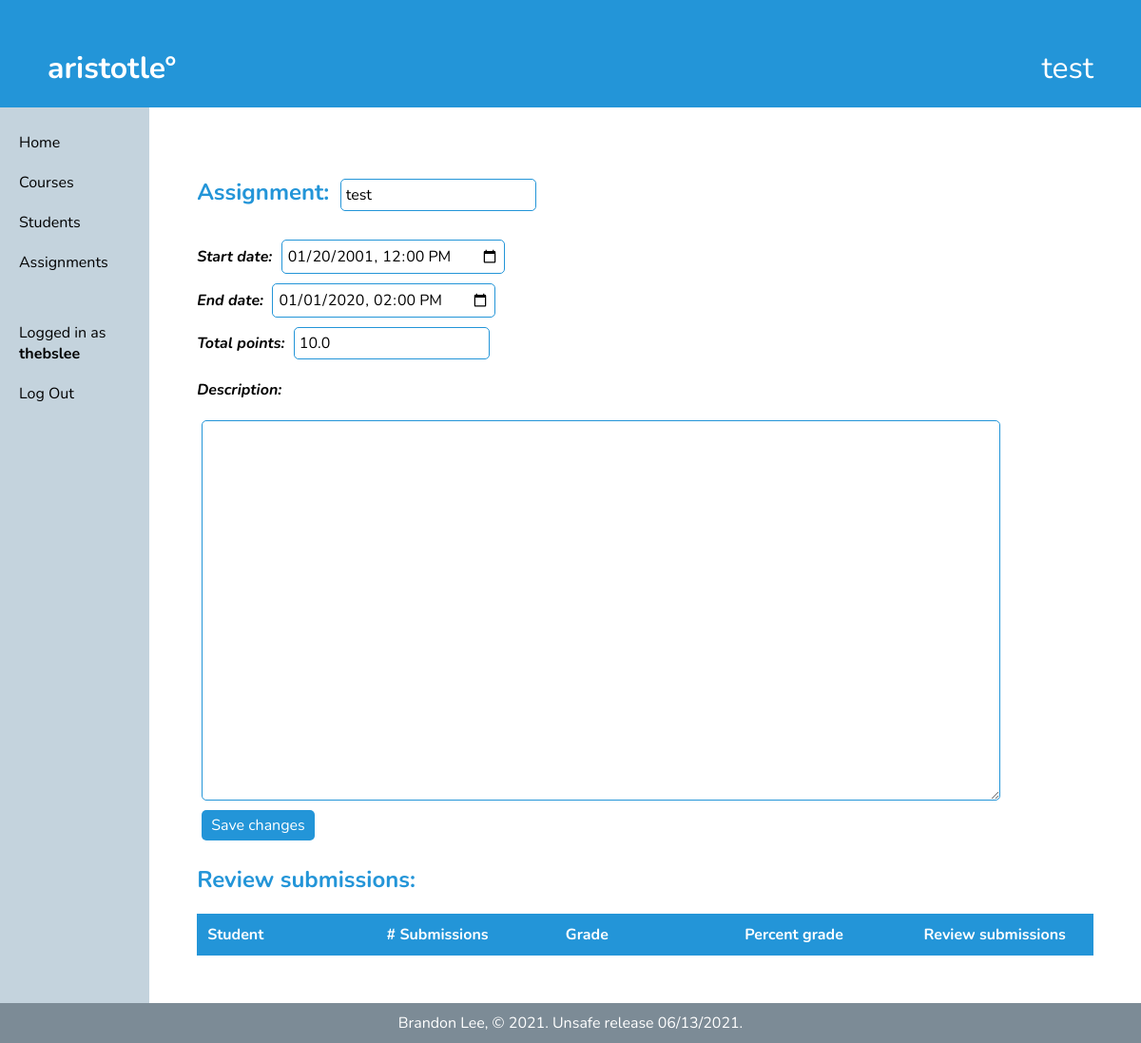
The app's page /forum/assignments/1 (signed in), older data.
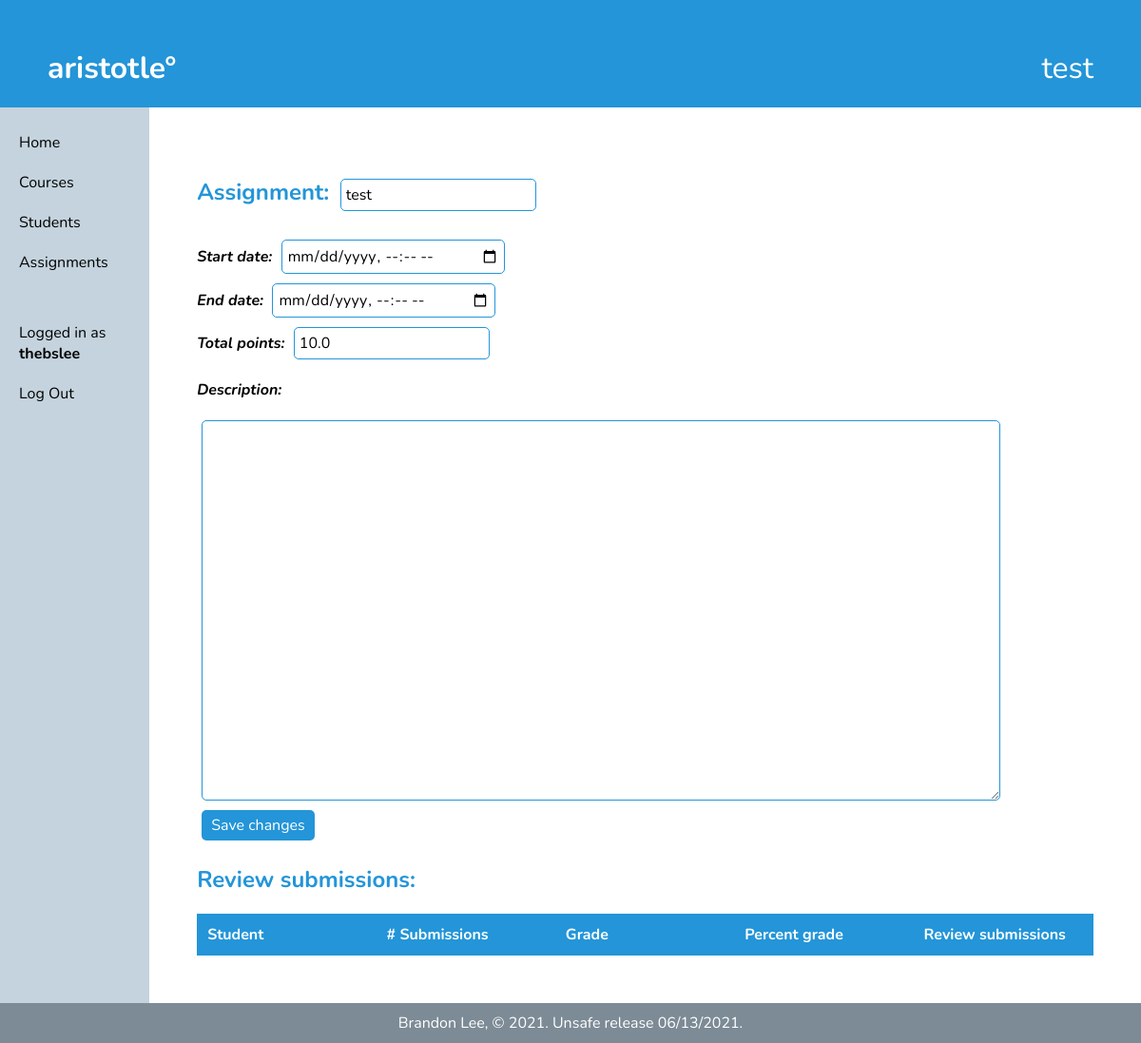
The same page, newer data.
### forum/models.py (models this page shows)
class Assignment(models.Model):
    course = models.ForeignKey(
        Course,
        on_delete=models.CASCADE
    )
    title = models.CharField(max_length=100)
    start_datetime = models.DateTimeField(null=True, blank=True)
    end_datetime = models.DateTimeField(null=True, blank=True)
    description = models.TextField(max_length=10000, blank=True)
    total_points = models.FloatField(null=True, blank=True)

### forum/views.py (the view, shortened to what this page needs)
# urls.py: path('assignments/<assignment_id>', views.assignmentdetails, name='assignmentdetails'),
def assignmentdetails(request, assignment_id):
    if not request.user.is_authenticated:
        return redirect('home')
    context = alwaysContext(request)
    assignment = Assignment.objects.get(id=assignment_id)
    if Course.objects.filter(id=request.session.get('selected_course_id')).first() != assignment.course:
        return redirect('home')
    context["assignment"] = assignment
    course = Course.objects.filter(id=request.session.get('selected_course_id')).first()
    if (course.owner == request.user):
        context["students"] = []
        for student in User.objects.filter(course_of_student=course):
            context["students"].append(SubmissionRow(student, assignment))
        return render(request, "assignmentdetails_teacher.html", context)

### forum/views.py (called while the page is built)
def alwaysContext(request):
    return {
        "username": request.user.username,
        "selected_course": Course.objects.filter(id=request.session.get('selected_course_id')).first()
    }

### forum/templates/assignmentdetails_teacher.html (shortened to what this page needs)
{% extends 'base.html' %}
{% block content %}
<form action="{% url 'forum:assignmentdetails' assignment.id %}" method="POST">
    <h2>Assignment: <input name="title" type="text" value="{{assignment.title}}"></input></h2>
    <p><i>
        <b>Start date: </b><input name="start" type="datetime-local" value="{{assignment.start_datetime|date:'Y-m-d\TH:i'}}"></input><br>
        <b>End date: </b><input name="end" type="datetime-local" value="{{assignment.end_datetime|date:'Y-m-d\TH:i'}}"></input><br>
        <b>Total points: </b><input name="points" type="number" value="{{assignment.total_points}}"></input><br>
    </i></p>
    <p><b><i>Description:</i></b></p>
    <textarea name="description">{{assignment.description}}</textarea>
    <br>
    <input type="submit" value="Save changes">&nbsp;&nbsp;&nbsp;&nbsp;
</form>
<h2>Review submissions:</h2>
<table>
    <tr>
        <th>Student</th>
        <th># Submissions</th>
        <th>Grade</th>
        <th>Percent grade</th>
        <th>Review submissions</th>
    </tr>
</table>
{% endblock %}

Row changes from the older to the newer data that the page shows:
changed Assignment "test": start "01/20/2001 12:00" → (not shown); end "01/01/2020 14:00" → (not shown)
